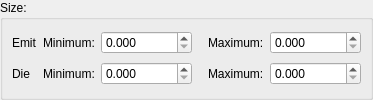
              <widget class="QGroupBox" name="groupBox_9">
               <property name="title">
                <string>Size:</string>
               </property>
               <layout class="QGridLayout" name="gridLayout_8">
                <property name="leftMargin">
                 <number>9</number>
                </property>
                <property name="topMargin">
                 <number>9</number>
                </property>
                <property name="rightMargin">
                 <number>9</number>
                </property>
                <property name="bottomMargin">
                 <number>9</number>
                </property>
                <item row="0" column="0">
                 <widget class="QLabel" name="label_43">
                  <property name="text">
                   <string>Emit</string>
                  </property>
                 </widget>
                </item>
                <item row="1" column="0">
                 <widget class="QLabel" name="label_44">
                  <property name="text">
                   <string>Die</string>
                  </property>
                 </widget>
                </item>
                <item row="0" column="1">
                 <widget class="QLabel" name="label_34">
                  <property name="text">
                   <string>Minimum:</string>
                  </property>
                 </widget>
                </item>
                <item row="1" column="1">
                 <widget class="QLabel" name="label_45">
                  <property name="text">
                   <string>Minimum:</string>
                  </property>
                 </widget>
                </item>
                <item row="0" column="2">
                 <widget class="QDoubleSpinBox" name="txtMinEmitSize">
                  <property name="sizePolicy">
                   <sizepolicy hsizetype="Expanding" vsizetype="Fixed">
                    <horstretch>0</horstretch>
                    <verstretch>0</verstretch>
                   </sizepolicy>
                  </property>
                  <property name="minimumSize">
                   <size>
                    <width>64</width>
                    <height>0</height>
                   </size>
                  </property>
                  <property name="decimals">
                   <number>3</number>
                  </property>
                  <property name="maximum">
                   <double>99999999.998999997973442</double>
                  </property>
                  <property name="singleStep">
                   <double>0.100000000000000</double>
                  </property>
                 </widget>
                </item>
                <item row="1" column="2">
                 <widget class="QDoubleSpinBox" name="txtMinDieSize">
                  <property name="sizePolicy">
                   <sizepolicy hsizetype="Expanding" vsizetype="Fixed">
                    <horstretch>0</horstretch>
                    <verstretch>0</verstretch>
                   </sizepolicy>
                  </property>
                  <property name="minimumSize">
                   <size>
                    <width>64</width>
                    <height>0</height>
                   </size>
                  </property>
                  <property name="decimals">
                   <number>3</number>
                  </property>
                  <property name="maximum">
                   <double>99999999.998999997973442</double>
                  </property>
                  <property name="singleStep">
                   <double>0.100000000000000</double>
                  </property>
                 </widget>
                </item>
                <item row="0" column="4">
                 <widget class="QLabel" name="label_35">
                  <property name="text">
                   <string>Maximum:</string>
                  </property>
                 </widget>
                </item>
                <item row="0" column="5">
                 <widget class="QDoubleSpinBox" name="txtMaxEmitSize">
                  <property name="sizePolicy">
                   <sizepolicy hsizetype="Expanding" vsizetype="Fixed">
                    <horstretch>0</horstretch>
                    <verstretch>0</verstretch>
                   </sizepolicy>
                  </property>
                  <property name="minimumSize">
                   <size>
                    <width>64</width>
                    <height>0</height>
                   </size>
                  </property>
                  <property name="decimals">
                   <number>3</number>
                  </property>
                  <property name="maximum">
                   <double>99999999.998999997973442</double>
                  </property>
                  <property name="singleStep">
                   <double>0.100000000000000</double>
                  </property>
                 </widget>
                </item>
                <item row="1" column="4">
                 <widget class="QLabel" name="label_46">
                  <property name="text">
                   <string>Maximum:</string>
                  </property>
                 </widget>
                </item>
                <item row="1" column="5">
                 <widget class="QDoubleSpinBox" name="txtMaxDieSize">
                  <property name="sizePolicy">
                   <sizepolicy hsizetype="Expanding" vsizetype="Fixed">
                    <horstretch>0</horstretch>
                    <verstretch>0</verstretch>
                   </sizepolicy>
                  </property>
                  <property name="minimumSize">
                   <size>
                    <width>64</width>
                    <height>0</height>
                   </size>
                  </property>
                  <property name="decimals">
                   <number>3</number>
                  </property>
                  <property name="maximum">
                   <double>99999999.998999997973442</double>
                  </property>
                  <property name="singleStep">
                   <double>0.100000000000000</double>
                  </property>
                 </widget>
                </item>
                <item row="0" column="3">
                 <spacer name="horizontalSpacer_15">
                  <property name="orientation">
                   <enum>Qt::Horizontal</enum>
                  </property>
                  <property name="sizeType">
                   <enum>QSizePolicy::Minimum</enum>
                  </property>
                  <property name="sizeHint" stdset="0">
                   <size>
                    <width>10</width>
                    <height>0</height>
                   </size>
                  </property>
                 </spacer>
                </item>
                <item row="1" column="3">
                 <spacer name="horizontalSpacer_16">
                  <property name="orientation">
                   <enum>Qt::Horizontal</enum>
                  </property>
                  <property name="sizeType">
                   <enum>QSizePolicy::Minimum</enum>
                  </property>
                  <property name="sizeHint" stdset="0">
                   <size>
                    <width>10</width>
                    <height>0</height>
                   </size>
                  </property>
                 </spacer>
                </item>
               </layout>
              </widget>
